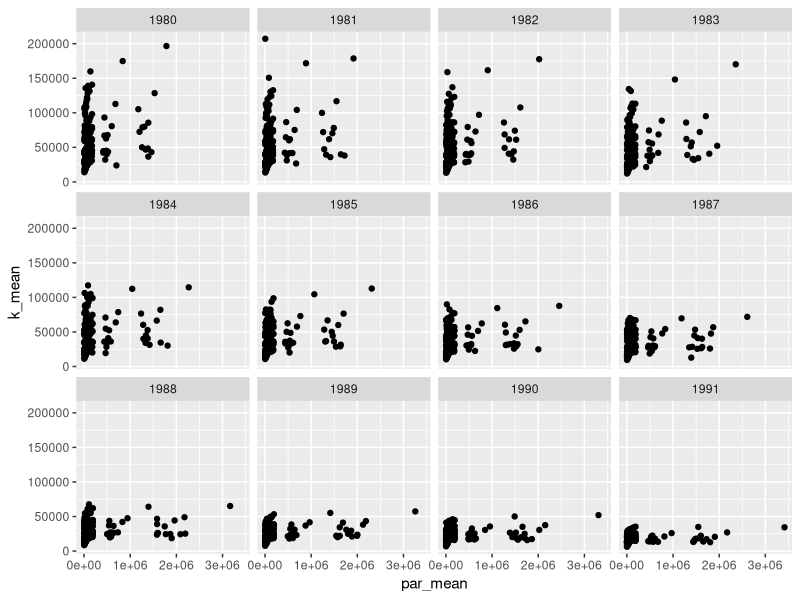
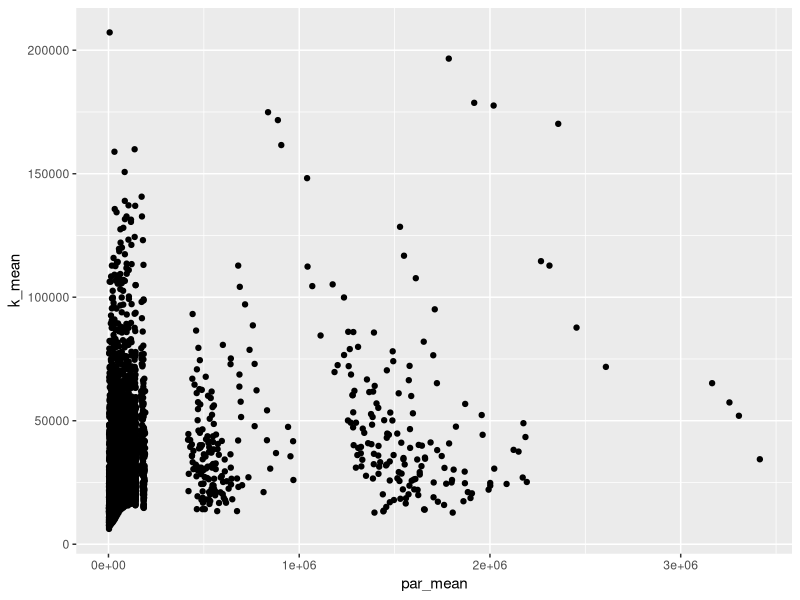
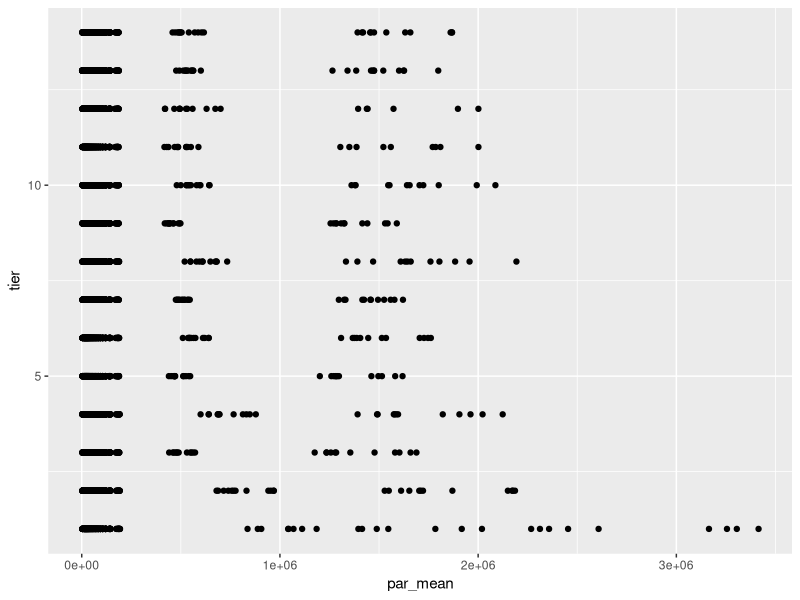
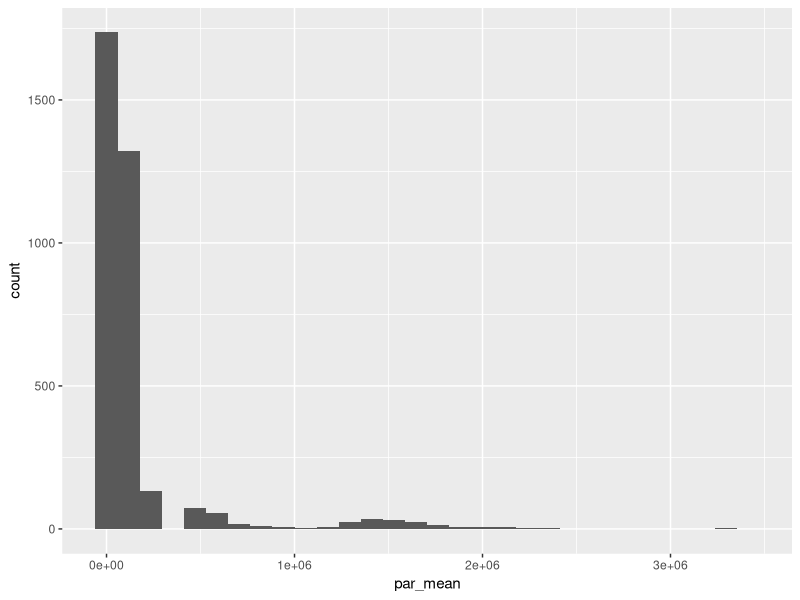
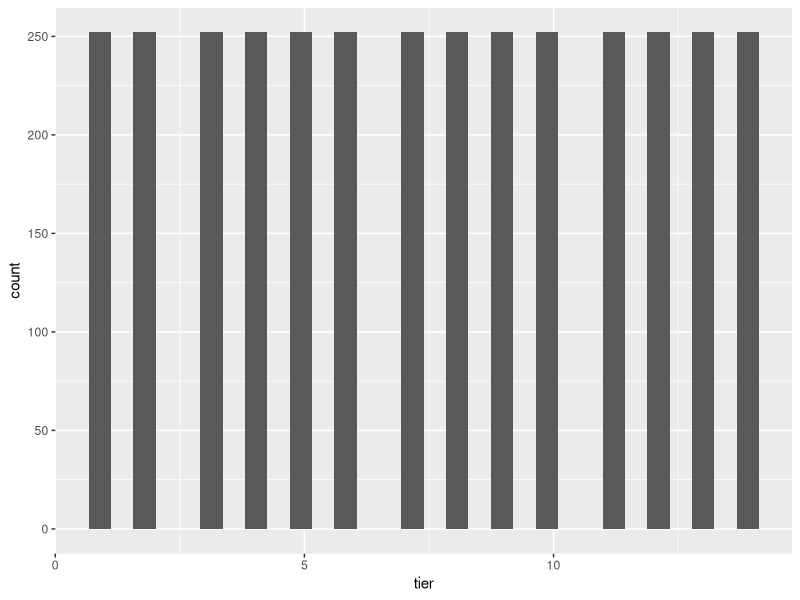
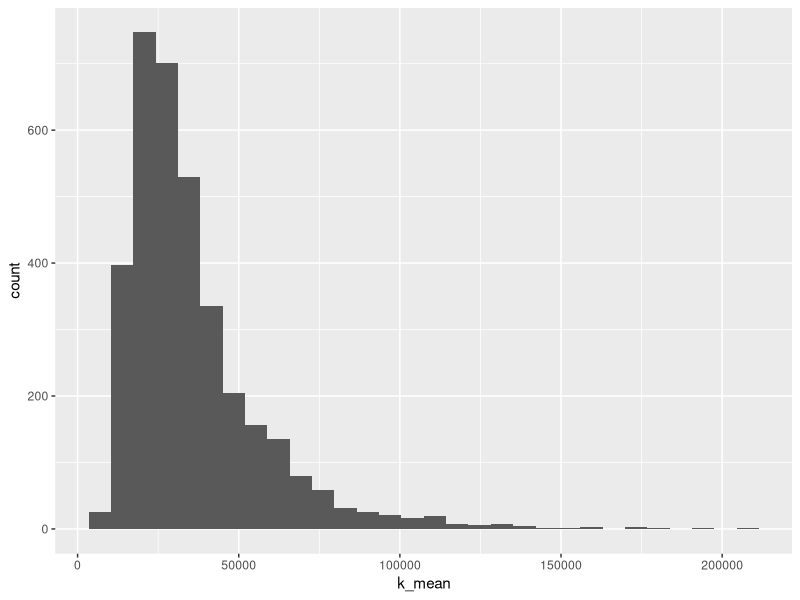

Here is the R script that generated these plots, in order:
## ---- chunk 1
knitr::opts_chunk$set(echo = TRUE)
library(dplyr)
library(tidyverse)
library(haven)
library(ggplot2)
## ---- chunk 2
x <- read_dta("mrc_table8.dta")
## ---- chunk 3
x %>%
  ggplot(aes(x = par_mean, y = k_mean)) +
  geom_point() +
  facet_wrap(~ cohort)
## ---- chunk 4
x %>%
  ggplot(aes(x = par_mean, y = k_mean)) +
  geom_point()
## ---- chunk 5
x %>%
  ggplot(aes(x = par_mean, y = tier)) +
  geom_point()
## ---- chunk 6
x %>%
  ggplot(aes(x = par_mean)) +
  geom_histogram()
## ---- chunk 7
x %>%
  ggplot(aes(x = tier)) +
  geom_histogram()
## ---- chunk 8
x %>%
  ggplot(aes(x = k_mean)) +
  geom_histogram()
## ---- chunk 9
m1 <- lm(log(k_mean) ~ log(par_mean) + tier, data = x)
print(m1)
summary(m1)
## ---- chunk 10
set.seed(100) # for reproducing results

index <- sample(1:nrow(x), .6*nrow(x)) 
training <- x[index, ]
test <- x[-index, ]

# creating test/train data split

m2 <- lm(log(k_mean) ~ log(par_mean) + tier, data = training)
preds <- exp(predict(m2, test))

eval <- cbind(test$k_mean, preds)
colnames(eval) <- c('Actual', 'Predicted')
eval <- as.data.frame(eval)
eval

# for ease of comparing predictions and actual values

# these data have outliers...especially when it comes to those who went to ivies but had impoverished parents with significantly low incomes (relative) the model is doing well for most other data points. what is a good model that can have decent accuracy for outliers too?
## ---- chunk 11
summary(m2)
x <- x %>%
  mutate(tier = as.factor(tier))
## ---- chunk 12
set.seed(100)

index <- sample(1:nrow(x), .6*nrow(x))
training <- x[index, ]
test <- x[-index, ]

m3 <- lm(log(k_mean) ~ log(par_mean)*tier, data = training)
preds3 <- exp(predict(m3, test))

eval3 <- cbind(test$k_mean, preds3)
colnames(eval3) <- c('Actual', 'Predicted')
eval3 <- as.data.frame(eval3)
eval3

summary(m3)
# the model has only been slightly improved with the introduction of an interaction term
## ---- chunk 13
set.seed(100) # for reproducing results

index <- sample(1:nrow(x), .6*nrow(x)) 
training <- x[index, ]
test <- x[-index, ]

# creating test/train data split

m4 <- lm(k_mean ~ par_mean + tier, data = training)
preds <- predict(m4, test)

eval <- cbind(test$k_mean, preds)
colnames(eval) <- c('Actual', 'Predicted')
eval <- as.data.frame(eval)
eval
